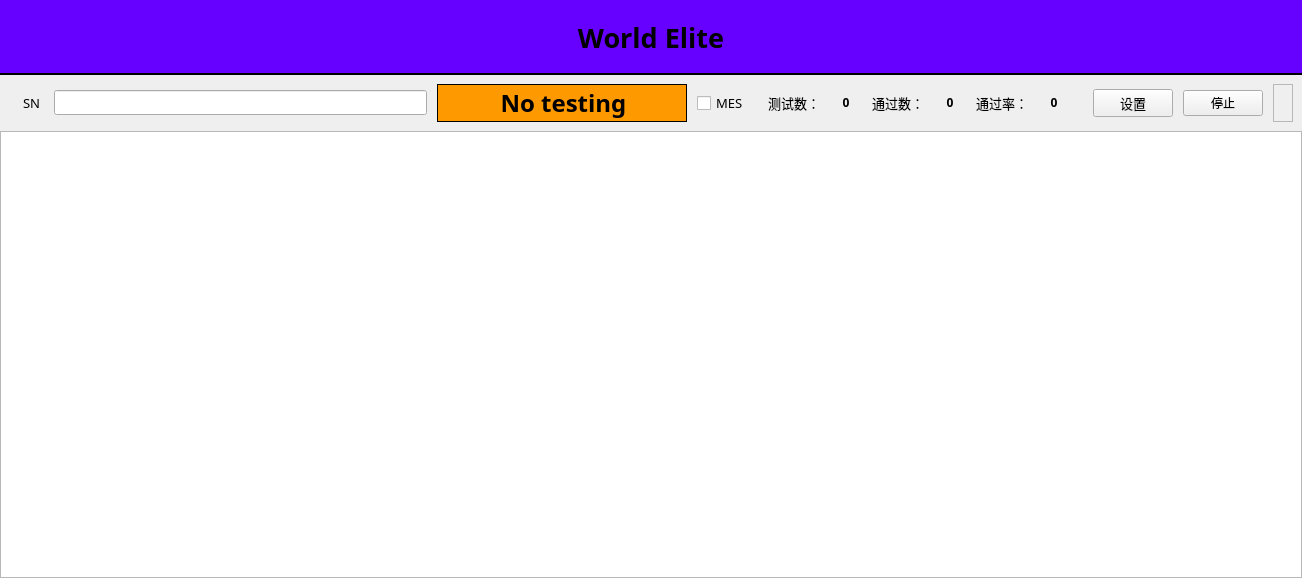
<?xml version="1.0" encoding="UTF-8"?>
<ui version="4.0">
 <class>MainWindow</class>
 <widget class="QMainWindow" name="MainWindow">
  <property name="geometry">
   <rect>
    <x>0</x>
    <y>0</y>
    <width>1302</width>
    <height>578</height>
   </rect>
  </property>
  <property name="windowTitle">
   <string>MainWindow</string>
  </property>
  <property name="styleSheet">
   <string notr="true"/>
  </property>
  <widget class="QWidget" name="centralwidget">
   <property name="font">
    <font>
     <family>Microsoft New Tai Lue</family>
     <weight>75</weight>
     <bold>true</bold>
    </font>
   </property>
   <property name="styleSheet">
    <string notr="true"/>
   </property>
   <layout class="QVBoxLayout" name="verticalLayout">
    <property name="spacing">
     <number>0</number>
    </property>
    <property name="leftMargin">
     <number>0</number>
    </property>
    <property name="topMargin">
     <number>0</number>
    </property>
    <property name="rightMargin">
     <number>0</number>
    </property>
    <property name="bottomMargin">
     <number>0</number>
    </property>
    <item>
     <widget class="QLabel" name="company_name">
      <property name="minimumSize">
       <size>
        <width>0</width>
        <height>75</height>
       </size>
      </property>
      <property name="font">
       <font>
        <family>Microsoft New Tai Lue</family>
        <weight>75</weight>
        <bold>true</bold>
       </font>
      </property>
      <property name="styleSheet">
       <string notr="true">background-color:#6600FF;
border-bottom:2px solid black;


</string>
      </property>
      <property name="text">
       <string>&lt;html&gt;&lt;head/&gt;&lt;body&gt;&lt;p align=&quot;center&quot;&gt;&lt;span style=&quot; font-size:20pt;&quot;&gt;World Elite&lt;/span&gt;&lt;/p&gt;&lt;/body&gt;&lt;/html&gt;</string>
      </property>
     </widget>
    </item>
    <item>
     <widget class="QWidget" name="widget" native="true">
      <property name="styleSheet">
       <string notr="true"/>
      </property>
      <layout class="QHBoxLayout" name="horizontalLayout">
       <property name="spacing">
        <number>10</number>
       </property>
       <item>
        <widget class="QFrame" name="frame">
         <property name="frameShape">
          <enum>QFrame::StyledPanel</enum>
         </property>
         <property name="frameShadow">
          <enum>QFrame::Raised</enum>
         </property>
        </widget>
       </item>
       <item>
        <widget class="QLabel" name="label">
         <property name="minimumSize">
          <size>
           <width>25</width>
           <height>0</height>
          </size>
         </property>
         <property name="maximumSize">
          <size>
           <width>16777215</width>
           <height>16777215</height>
          </size>
         </property>
         <property name="font">
          <font>
           <family>Microsoft New Tai Lue</family>
           <pointsize>10</pointsize>
           <weight>50</weight>
           <bold>false</bold>
          </font>
         </property>
         <property name="text">
          <string>&lt;html&gt;&lt;head/&gt;&lt;body&gt;&lt;p align=&quot;center&quot;&gt;SN&lt;/p&gt;&lt;/body&gt;&lt;/html&gt;</string>
         </property>
        </widget>
       </item>
       <item>
        <widget class="QLineEdit" name="sn">
         <property name="styleSheet">
          <string notr="true"/>
         </property>
        </widget>
       </item>
       <item>
        <widget class="QLabel" name="test_state">
         <property name="minimumSize">
          <size>
           <width>250</width>
           <height>0</height>
          </size>
         </property>
         <property name="font">
          <font>
           <family>Microsoft New Tai Lue</family>
           <pointsize>10</pointsize>
           <weight>50</weight>
           <bold>false</bold>
          </font>
         </property>
         <property name="styleSheet">
          <string notr="true">background-color:#FF9900;
border:1px solid black;</string>
         </property>
         <property name="text">
          <string>&lt;html&gt;&lt;head/&gt;&lt;body&gt;&lt;p align=&quot;center&quot;&gt;&lt;span style=&quot; font-size:18pt; font-weight:600;&quot;&gt;No testing&lt;/span&gt;&lt;/p&gt;&lt;/body&gt;&lt;/html&gt;</string>
         </property>
         <property name="margin">
          <number>0</number>
         </property>
        </widget>
       </item>
       <item>
        <widget class="QCheckBox" name="is_mes">
         <property name="font">
          <font>
           <family>Microsoft New Tai Lue</family>
           <pointsize>10</pointsize>
           <weight>50</weight>
           <bold>false</bold>
          </font>
         </property>
         <property name="text">
          <string>MES</string>
         </property>
        </widget>
       </item>
       <item>
        <widget class="QWidget" name="widget_2" native="true">
         <layout class="QHBoxLayout" name="horizontalLayout_3">
          <item>
           <widget class="QLabel" name="label_2">
            <property name="font">
             <font>
              <family>Microsoft New Tai Lue</family>
              <pointsize>10</pointsize>
              <weight>50</weight>
              <bold>false</bold>
             </font>
            </property>
            <property name="text">
             <string>测试数：</string>
            </property>
           </widget>
          </item>
          <item>
           <widget class="QLabel" name="test_num">
            <property name="minimumSize">
             <size>
              <width>40</width>
              <height>0</height>
             </size>
            </property>
            <property name="text">
             <string>&lt;html&gt;&lt;head/&gt;&lt;body&gt;&lt;p align=&quot;center&quot;&gt;0&lt;/p&gt;&lt;/body&gt;&lt;/html&gt;</string>
            </property>
           </widget>
          </item>
          <item>
           <widget class="QLabel" name="label_4">
            <property name="font">
             <font>
              <family>Microsoft New Tai Lue</family>
              <pointsize>10</pointsize>
              <weight>50</weight>
              <bold>false</bold>
             </font>
            </property>
            <property name="text">
             <string>通过数：</string>
            </property>
           </widget>
          </item>
          <item>
           <widget class="QLabel" name="pass_num">
            <property name="minimumSize">
             <size>
              <width>40</width>
              <height>0</height>
             </size>
            </property>
            <property name="text">
             <string>&lt;html&gt;&lt;head/&gt;&lt;body&gt;&lt;p align=&quot;center&quot;&gt;0&lt;/p&gt;&lt;/body&gt;&lt;/html&gt;</string>
            </property>
           </widget>
          </item>
          <item>
           <widget class="QLabel" name="label_3">
            <property name="font">
             <font>
              <family>Microsoft New Tai Lue</family>
              <pointsize>10</pointsize>
              <weight>50</weight>
              <bold>false</bold>
             </font>
            </property>
            <property name="text">
             <string>通过率：</string>
            </property>
           </widget>
          </item>
          <item>
           <widget class="QLabel" name="passing_rate">
            <property name="minimumSize">
             <size>
              <width>40</width>
              <height>0</height>
             </size>
            </property>
            <property name="text">
             <string>&lt;html&gt;&lt;head/&gt;&lt;body&gt;&lt;p align=&quot;center&quot;&gt;0&lt;/p&gt;&lt;/body&gt;&lt;/html&gt;</string>
            </property>
           </widget>
          </item>
         </layout>
        </widget>
       </item>
       <item>
        <widget class="QPushButton" name="setting">
         <property name="font">
          <font>
           <family>Microsoft New Tai Lue</family>
           <pointsize>10</pointsize>
           <weight>50</weight>
           <bold>false</bold>
          </font>
         </property>
         <property name="styleSheet">
          <string notr="true"/>
         </property>
         <property name="text">
          <string>设置</string>
         </property>
        </widget>
       </item>
       <item>
        <widget class="QPushButton" name="stop">
         <property name="font">
          <font>
           <family>Microsoft New Tai Lue</family>
           <weight>50</weight>
           <bold>false</bold>
          </font>
         </property>
         <property name="text">
          <string>停止</string>
         </property>
        </widget>
       </item>
       <item>
        <widget class="QFrame" name="frame_2">
         <property name="frameShape">
          <enum>QFrame::StyledPanel</enum>
         </property>
         <property name="frameShadow">
          <enum>QFrame::Raised</enum>
         </property>
         <layout class="QHBoxLayout" name="horizontalLayout_2"/>
        </widget>
       </item>
      </layout>
     </widget>
    </item>
    <item>
     <widget class="QPlainTextEdit" name="log">
      <property name="styleSheet">
       <string notr="true">border-bottom:1px solid black;</string>
      </property>
     </widget>
    </item>
   </layout>
  </widget>
 </widget>
 <resources/>
 <connections/>
</ui>
